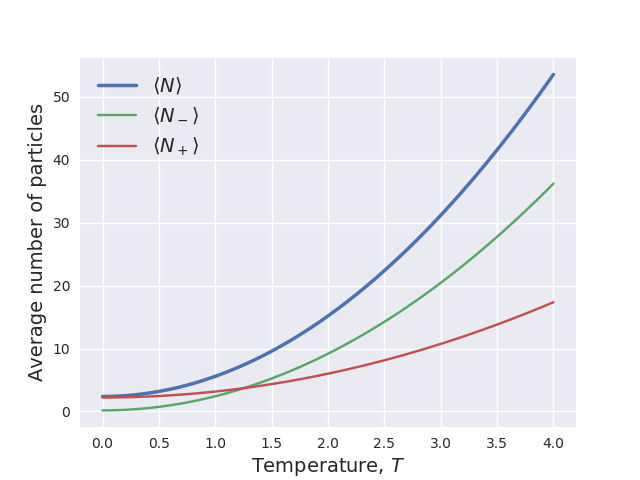

Write the Python code that produced this figure.
import numpy as np
import matplotlib.pyplot as plt
import seaborn as sns

mu = 1.0
muBH = 0.7

def N(kT, sign):
    return (mu + sign * muBH)**(3/2)*(1 + (np.pi**2/8)*(kT/(mu + sign * muBH))**2)

T = np.linspace(0, 4, 100)

sns.set()
label_size = {'size':'14'}
plt.plot(T, N(T, +1) + N(T, -1), linewidth=2.5, label=r"$\langle N\rangle$")
plt.plot(T, N(T, -1), label=r"$\langle N_-\rangle$")
plt.plot(T, N(T, +1), label=r"$\langle N_+\rangle$")
plt.legend(loc='best', prop=label_size)
plt.xlabel("Temperature, $T$", **label_size)
plt.ylabel("Average number of particles", **label_size)
plt.savefig("2_1.png")
plt.show()
